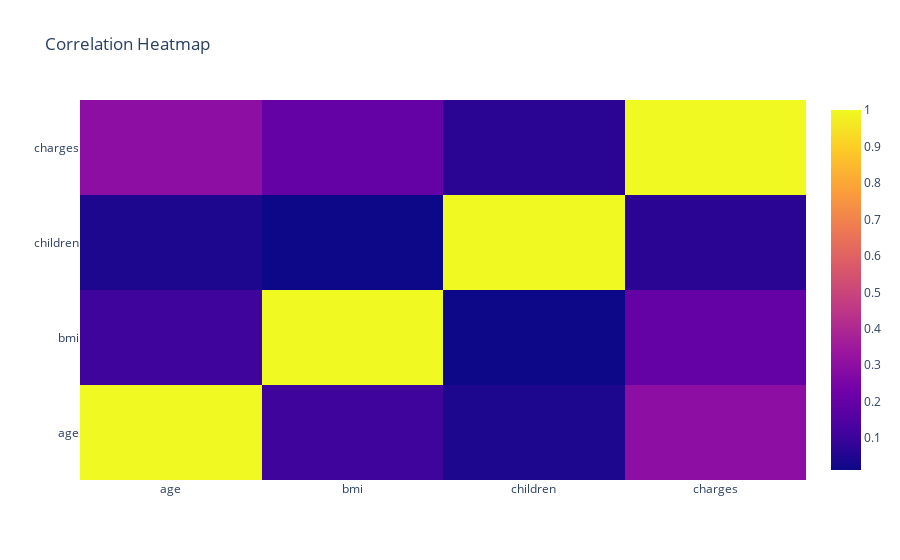

Write notebook code for a chart like this one.
### Markdown cell above
## Exploratory Data Analysis

### Code cell
corr = df.corr()

hm = go.Heatmap(
    z=corr.values,
    x=corr.index.values.tolist(),
    y=corr.index.values.tolist()
)


data = [hm]
layout = go.Layout(title="Correlation Heatmap")

fig = dict(data=data, layout=layout)
iplot(fig, filename='labelled-heatmap')

### Figure 1 — Plotly figure (JSON) as saved in the notebook; plotly's stock layout.template omitted (floating-point values rounded to 4 significant figures)
{"data": [{"type": "heatmap", "x": ["age", "bmi", "children", "charges"], "y": ["age", "bmi", "children", "charges"], "z": [[1, 0.1093, 0.04247, 0.299], [0.1093, 1, 0.01276, 0.1983], [0.04247, 0.01276, 1, 0.068], [0.299, 0.1983, 0.068, 1]]}], "layout": {"title": {"text": "Correlation Heatmap"}}}
